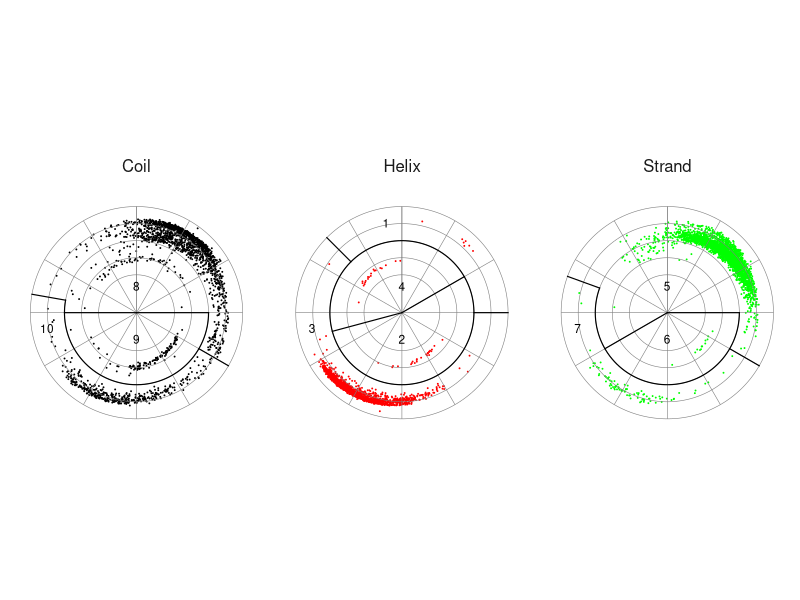

Write R code to recreate this figure.

library(ggplot2)
library(plyr)

# clear environment
rm(list = ls())

# read in data files
df <- read.csv('torsion.txt')
refs <- read.csv('torsion_refs.txt')
annotes <- read.csv('torsion_annotes.txt')

# map values
df$sse <- mapvalues(df$sse, from = c('Bend'), to = c('Coil'))

# subset data
df <- subset(df, df$sse == 'Helix' | df$sse == 'Strand' | df$sse == 'Coil')

# reorder factor levels
df$sse <- factor(df$sse, levels = c('Helix', 'Strand', 'Coil'))

# wrap and translate torsion angles
df$phi <- ifelse(df$phi < 0, df$phi + 360, df$phi)
df$phi <- df$phi + 200

# color scale
color_scale <- c('Helix' = 'red', 'Strand' = 'green', 'Coil' = 'black')

ggplot(df, aes(phi, psi, color = sse)) +
    
    # geoms
    geom_point(
        size = rel(0.01),
        show.legend = FALSE
    ) + 
    geom_vline(
        xintercept = seq(200, 560, by = 90), 
        colour = 'grey50', 
        size = rel(0.2)
    ) +
    geom_hline(
        yintercept = seq(-180, 180, by = 30), 
        colour = 'grey50', 
        size = rel(0.2)
    ) +
    geom_segment(
        data = refs,
        size = rel(0.4),
        lineend = 'square',
        aes(x, y, xend = xend, yend = yend),
        inherit.aes = FALSE
    ) + 
    geom_text(
        data = annotes, 
        size = 3, 
        color = 'black',
        aes(x = phi, y = psi, label = label)
    ) +
    
    # scales
    scale_x_continuous(
        limits = c(0,560),
        expand = c(0,0),
        breaks = c(200,290,380,470,560),
        labels = c('0\u00B0','90\u00B0','\u00B1180\u00B0','-90\u00B0','0\u00B0')
    ) + 
    scale_y_continuous(
        limits = c(-180,180),
        expand = c(0,0),
        breaks = c(-150,-120,-90,-60,-30,0,30,60,90,120,150,180),
        labels = c('-150\u00B0','-120\u00B0','-90\u00B0','-60\u00B0','-30\u00B0','0\u00B0','30\u00B0','60\u00B0','90\u00B0','120\u00B0','150\u00B0','\u00B1180\u00B0')
    ) + 
    scale_color_manual(NULL, values = color_scale) + 
    
    # guides
    guides(color = guide_legend(override.aes = list(size = rel(0.75)))) + 

    # ceordinates 
    coord_polar(
       theta = 'y',
       direction = -1
    ) +

    # faceting
    facet_wrap(~sse, nrow = 1, scales = 'fixed') + 

    # default theme 
    theme_bw() +

    # default override
    theme(
        plot.title = element_blank(), 
        plot.margin = margin(0,0,0,0),

        panel.border = element_blank(),
        panel.grid = element_blank(),
        panel.spacing.x = unit(0,'pt'),
        
        axis.text = element_blank(), 
        axis.text.y = element_blank(),
        axis.ticks = element_blank(),
        axis.title = element_blank(),
        axis.line = element_blank(),

        strip.background = element_blank(),
        strip.text = element_text(size = 12)
        
    )

ggsave('torsion_refs.eps', width = 7, height = 3)

